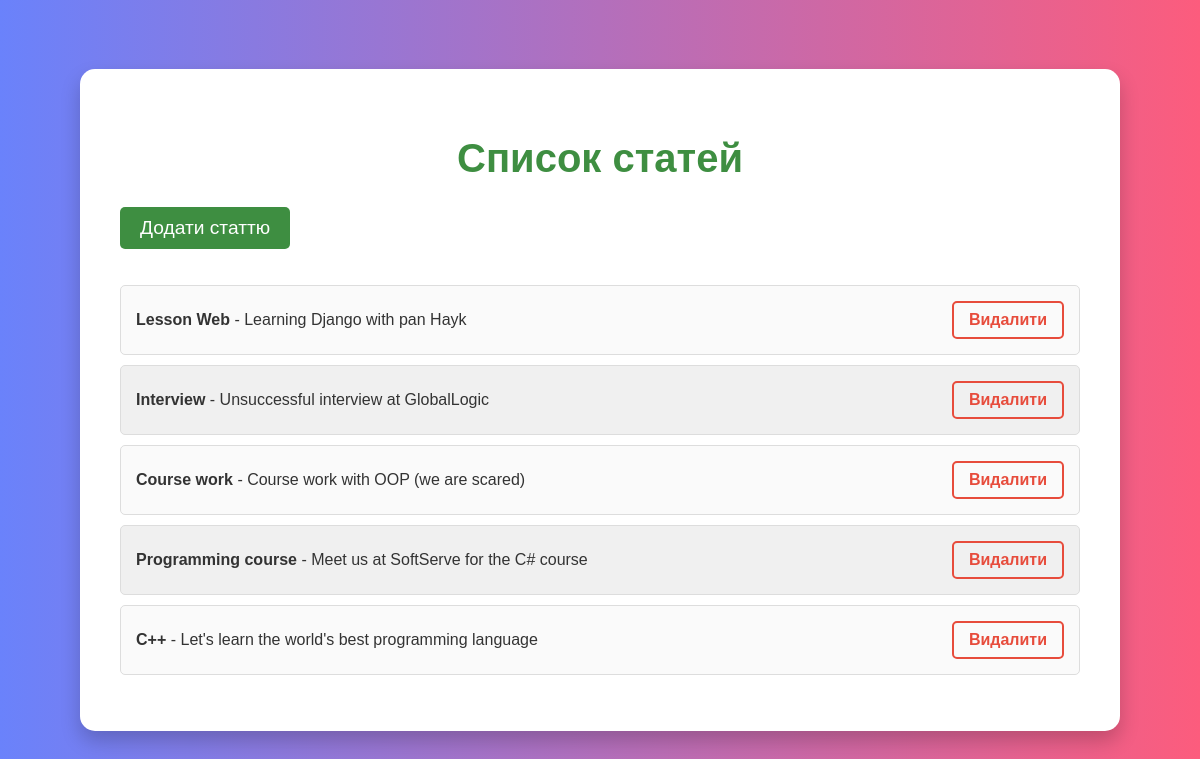
The page /articles/ on the database as committed earlier.
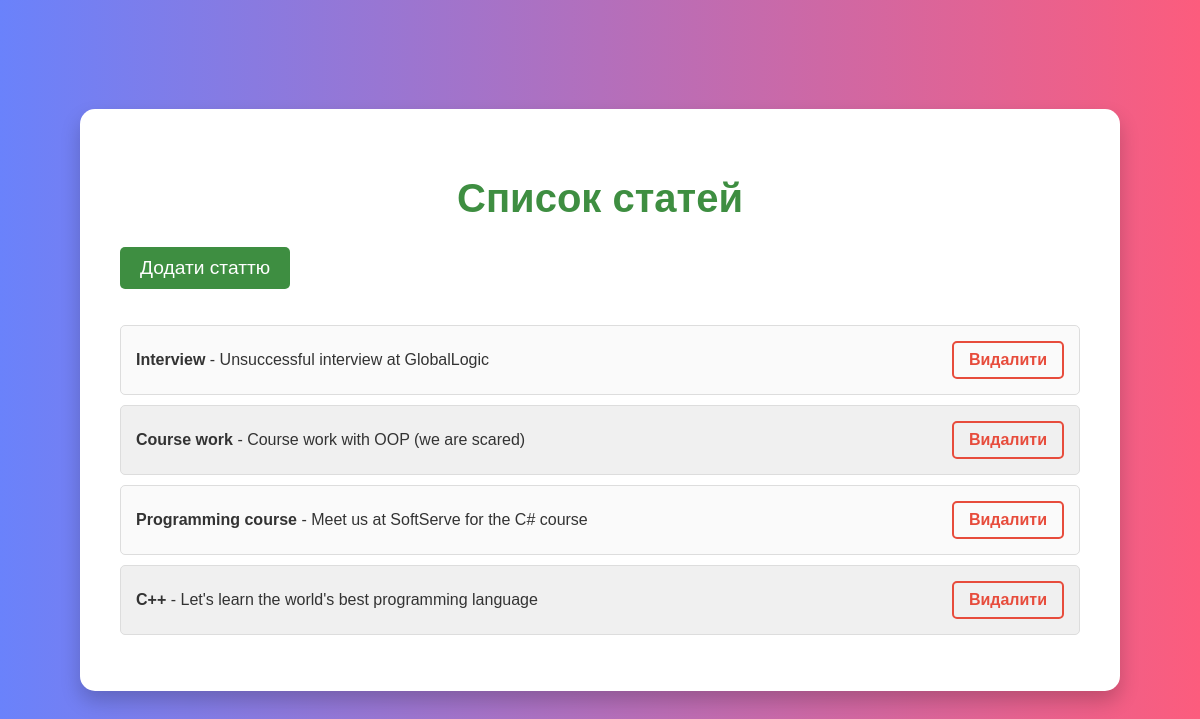
The same page on the database as committed later.
### article/models.py (models this page shows, shortened)
class Article(models.Model):
    title = models.CharField(max_length=255)
    description = models.TextField()

### article/views.py (the view)
# urls.py: path('', index, name='index'),
def index(request):
    articles = Article.objects.all()
    return render(request, 'index.html', {'articles': articles})

### myapp/templates/index.html (shortened to what this page needs)
<!DOCTYPE html>
<html lang="uk">
<head>
</head>
<body>
    <div class="container">
        <h1>Список статей</h1>
        <a href="{% url 'create' %}" class="button">Додати статтю</a>
        <ul>
            {% for article in articles %}
                <li>
                    <div>
                        <strong>{{ article.title }}</strong> - {{ article.description }}
                    </div>
                    <a href="{% url 'delete_article' article.id %}">Видалити</a>
                </li>
            {% endfor %}
        </ul>
    </div>
</body>
</html>

### myapp/templates/index.html (style rules this page uses)
body { font-family: 'Arial', sans-serif; background: linear-gradient(to right, #6A82FB, #FC5C7D); color: #333; margin: 0; padding: 0; display: flex; justify-content: center; align-items: center; min-height: 100vh; }
.container { width: 80%; max-width: 1000px; margin: 20px auto; background-color: #fff; box-shadow: 0 10px 20px rgba(0, 0, 0, 0.2); padding: 40px; border-radius: 15px; }
h1 { text-align: center; font-size: 2.5em; color: #3e8e41; }
a.button { display: inline-block; padding: 10px 20px; margin-bottom: 20px; background-color: #3e8e41; color: white; text-decoration: none; font-size: 1.2em; border-radius: 5px; transition: background-color 0.3s; }
ul { list-style-type: none; padding: 0; }
li { background-color: #fafafa; border: 1px solid #ddd; margin: 10px 0; padding: 15px; border-radius: 5px; display: flex; justify-content: space-between; align-items: center; }
li:nth-child(even) { background-color: #f0f0f0; }
li a { text-decoration: none; color: #e74c3c; font-weight: bold; padding: 8px 15px; border: 2px solid #e74c3c; border-radius: 5px; transition: background-color 0.3s, color 0.3s; }

Rows that differ between the two databases and show on the page:
removed Article: title "Lesson Web", description "Learning Django with pan Hayk"
